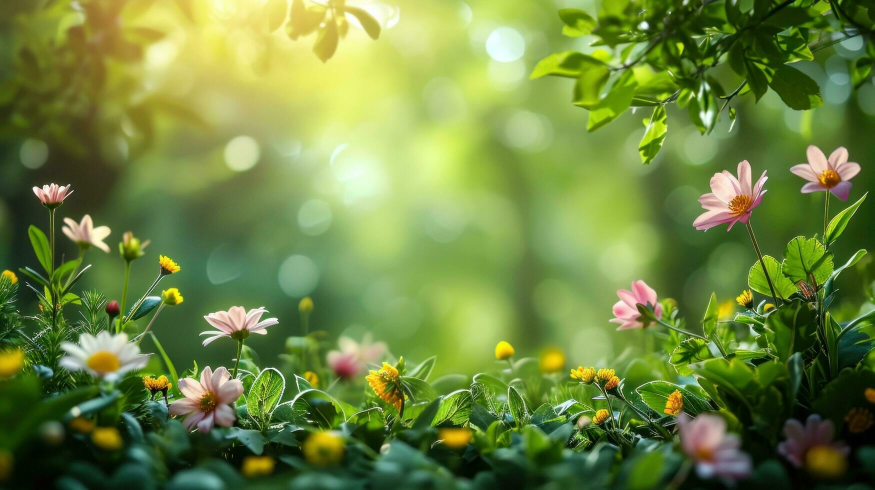
#> input picture images/garden.jpg, 1749 x 980 px, found by its file name (shown at 1/2 size)
$ python colorspace.py
#> lines starting #> are read from the running program, lines starting #| are printed output that depends on the picture
import  cv2


path = "E:/Opencv/OpenCV-101/images/"

img = cv2.imread(path + "garden.jpg")
#> img is the input picture: shape (980, 1749, 3); mean B, G, R 64.3, 133.5, 110.4

resized_img = cv2.resize(img, (500,500))
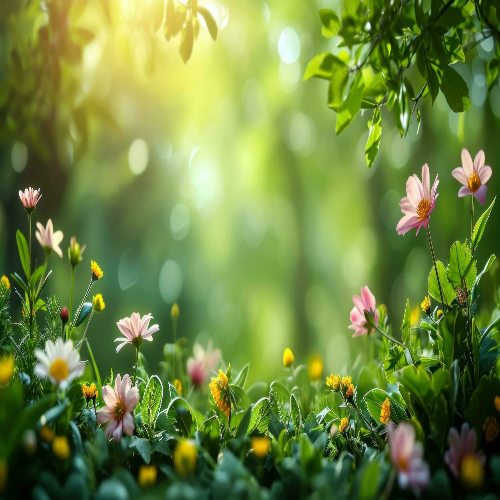
#> resized_img: shape (500, 500, 3); mean B, G, R 64.1, 133.4, 110.2
cv2.imshow("img", resized_img)


img_rgb = cv2.cvtColor(resized_img,cv2.COLOR_BGR2RGB)
img_gray = cv2.cvtColor(resized_img,cv2.COLOR_BGR2GRAY)
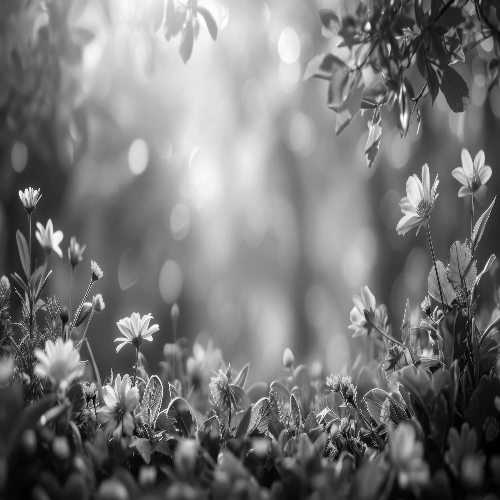
#> img_gray: shape (500, 500); min 0, max 255, mean 118.6
img_hsv = cv2.cvtColor(resized_img,cv2.COLOR_BGR2HSV)
#> img_hsv: shape (500, 500, 3); mean H, S, V 44.5, 150.9, 135.9

cv2.imshow("img_hsv", img_hsv)
cv2.imshow("img_rgb", img_rgb)
cv2.imshow("img_gray", img_gray)
cv2.waitKey(0)

$ run again, with images/nacat.jpg copied over images/garden.jpg
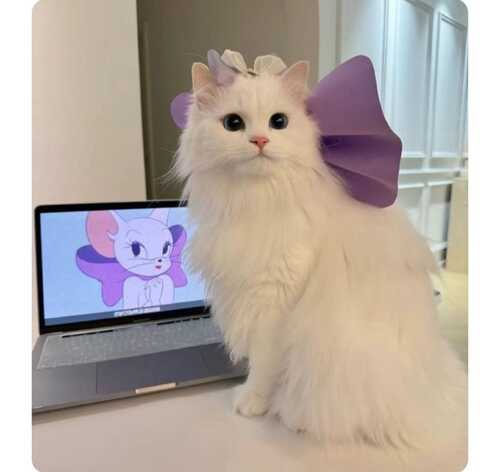
#> input picture images/nacat.jpg, 500 x 472 px, found by its file name
#> img is the input picture: shape (472, 500, 3); mean B, G, R 163.9, 170.5, 181.5
#> `resized_img = cv2.resize(img, (500,500))`:
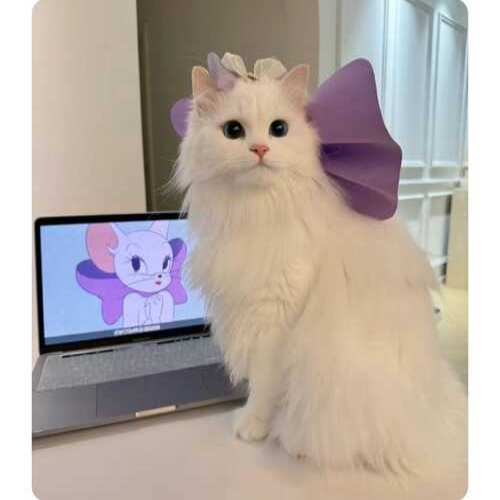
#> resized_img: shape (500, 500, 3); mean B, G, R 163.8, 170.4, 181.4
#> `img_gray = cv2.cvtColor(resized_img,cv2.COLOR_BGR2GRAY)`:
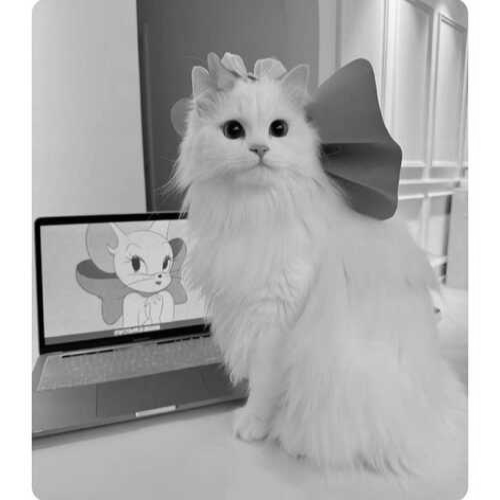
#> img_gray: shape (500, 500); min 0, max 255, mean 172.9
#> img_hsv: shape (500, 500, 3); mean H, S, V 42.2, 48.6, 188.4
